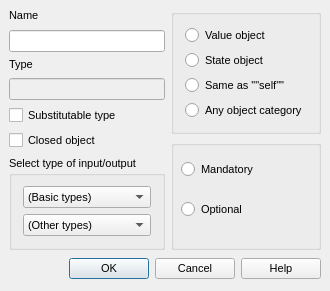
<ui version="4.0" >
 <author></author>
 <comment></comment>
 <exportmacro></exportmacro>
 <class>IDD_IOBox</class>
 <widget class="QDialog" name="IDD_IOBox" >
  <property name="geometry" >
   <rect>
    <x>0</x>
    <y>0</y>
    <width>314</width>
    <height>291</height>
   </rect>
  </property>
  <property name="sizePolicy" >
   <sizepolicy>
    <hsizetype>1</hsizetype>
    <vsizetype>1</vsizetype>
    <horstretch>0</horstretch>
    <verstretch>0</verstretch>
   </sizepolicy>
  </property>
  <property name="font" >
   <font>
    <family>MS Shell Dlg</family>
    <pointsize>8</pointsize>
    <weight>50</weight>
    <italic>false</italic>
    <bold>false</bold>
    <underline>false</underline>
    <strikeout>false</strikeout>
   </font>
  </property>
  <property name="windowTitle" >
   <string>Input/output</string>
  </property>
  <layout class="QVBoxLayout" >
   <property name="margin" >
    <number>9</number>
   </property>
   <property name="spacing" >
    <number>6</number>
   </property>
   <item>
    <layout class="QHBoxLayout" >
     <property name="margin" >
      <number>0</number>
     </property>
     <property name="spacing" >
      <number>6</number>
     </property>
     <item>
      <layout class="QVBoxLayout" >
       <property name="margin" >
        <number>0</number>
       </property>
       <property name="spacing" >
        <number>6</number>
       </property>
       <item>
        <layout class="QVBoxLayout" >
         <property name="margin" >
          <number>0</number>
         </property>
         <property name="spacing" >
          <number>6</number>
         </property>
         <item>
          <widget class="QLabel" name="Label_IDC_STATIC64" >
           <property name="focusPolicy" >
            <enum>Qt::NoFocus</enum>
           </property>
           <property name="text" >
            <string>Name</string>
           </property>
           <property name="alignment" >
            <set>Qt::AlignLeading|Qt::AlignLeft|Qt::AlignTop</set>
           </property>
          </widget>
         </item>
         <item>
          <widget class="QLineEdit" name="NewName" >
           <property name="focusPolicy" >
            <enum>Qt::StrongFocus</enum>
           </property>
           <property name="alignment" >
            <set>Qt::AlignLeading</set>
           </property>
          </widget>
         </item>
        </layout>
       </item>
       <item>
        <layout class="QVBoxLayout" >
         <property name="margin" >
          <number>0</number>
         </property>
         <property name="spacing" >
          <number>6</number>
         </property>
         <item>
          <widget class="QLabel" name="Label_IDC_STATIC65" >
           <property name="focusPolicy" >
            <enum>Qt::NoFocus</enum>
           </property>
           <property name="text" >
            <string>Type</string>
           </property>
           <property name="alignment" >
            <set>Qt::AlignLeading|Qt::AlignLeft|Qt::AlignTop</set>
           </property>
          </widget>
         </item>
         <item>
          <widget class="QLineEdit" name="NewTypeType" >
           <property name="enabled" >
            <bool>false</bool>
           </property>
           <property name="focusPolicy" >
            <enum>Qt::NoFocus</enum>
           </property>
           <property name="alignment" >
            <set>Qt::AlignLeading</set>
           </property>
          </widget>
         </item>
        </layout>
       </item>
       <item>
        <widget class="QCheckBox" name="Substitutable" >
         <property name="focusPolicy" >
          <enum>Qt::StrongFocus</enum>
         </property>
         <property name="text" >
          <string>Substitutable type</string>
         </property>
        </widget>
       </item>
       <item>
        <widget class="QCheckBox" name="Closed" >
         <property name="toolTip" >
          <string>Possibly still incomplete object</string>
         </property>
         <property name="whatsThis" >
          <string>Potentially incomplete, not yet fully initialized object; member access is still disabled therefore</string>
         </property>
         <property name="text" >
          <string>Closed object</string>
         </property>
        </widget>
       </item>
       <item>
        <widget class="QGroupBox" name="GroupBox_IDC_STATIC33" >
         <property name="focusPolicy" >
          <enum>Qt::NoFocus</enum>
         </property>
         <property name="title" >
          <string>Select type of input/output</string>
         </property>
         <layout class="QVBoxLayout" >
          <property name="margin" >
           <number>11</number>
          </property>
          <property name="spacing" >
           <number>6</number>
          </property>
          <item>
           <widget class="QComboBox" name="BasicTypes" >
            <item>
             <property name="text" >
              <string>(Basic types)</string>
             </property>
            </item>
           </widget>
          </item>
          <item>
           <widget class="QComboBox" name="NamedTypes" >
            <item>
             <property name="text" >
              <string>(Other types)</string>
             </property>
            </item>
           </widget>
          </item>
         </layout>
        </widget>
       </item>
      </layout>
     </item>
     <item>
      <layout class="QVBoxLayout" >
       <property name="margin" >
        <number>0</number>
       </property>
       <property name="spacing" >
        <number>6</number>
       </property>
       <item>
        <widget class="QGroupBox" name="BGroup_ObjCat" >
         <layout class="QVBoxLayout" >
          <property name="margin" >
           <number>11</number>
          </property>
          <property name="spacing" >
           <number>6</number>
          </property>
          <item>
           <widget class="QRadioButton" name="ValueObject" >
            <property name="focusPolicy" >
             <enum>Qt::StrongFocus</enum>
            </property>
            <property name="text" >
             <string>Value object</string>
            </property>
           </widget>
          </item>
          <item>
           <widget class="QRadioButton" name="StateObject" >
            <property name="focusPolicy" >
             <enum>Qt::StrongFocus</enum>
            </property>
            <property name="text" >
             <string>State object</string>
            </property>
           </widget>
          </item>
          <item>
           <widget class="QRadioButton" name="SameAsSelf" >
            <property name="focusPolicy" >
             <enum>Qt::StrongFocus</enum>
            </property>
            <property name="text" >
             <string>Same as ""self""</string>
            </property>
           </widget>
          </item>
          <item>
           <widget class="QRadioButton" name="AnyCategory" >
            <property name="text" >
             <string>Any object category</string>
            </property>
           </widget>
          </item>
         </layout>
        </widget>
       </item>
       <item>
        <widget class="QGroupBox" name="BGroup_Mode" >
         <widget class="QRadioButton" name="Optional" >
          <property name="geometry" >
           <rect>
            <x>10</x>
            <y>60</y>
            <width>116</width>
            <height>19</height>
           </rect>
          </property>
          <property name="focusPolicy" >
           <enum>Qt::StrongFocus</enum>
          </property>
          <property name="text" >
           <string>Optional</string>
          </property>
         </widget>
         <widget class="QRadioButton" name="Mandatory" >
          <property name="geometry" >
           <rect>
            <x>10</x>
            <y>20</y>
            <width>111</width>
            <height>19</height>
           </rect>
          </property>
          <property name="focusPolicy" >
           <enum>Qt::StrongFocus</enum>
          </property>
          <property name="text" >
           <string>Mandatory</string>
          </property>
         </widget>
        </widget>
       </item>
      </layout>
     </item>
    </layout>
   </item>
   <item>
    <layout class="QHBoxLayout" >
     <property name="margin" >
      <number>0</number>
     </property>
     <property name="spacing" >
      <number>6</number>
     </property>
     <item>
      <spacer>
       <property name="orientation" >
        <enum>Qt::Horizontal</enum>
       </property>
       <property name="sizeType" >
        <enum>QSizePolicy::Expanding</enum>
       </property>
       <property name="sizeHint" >
        <size>
         <width>41</width>
         <height>26</height>
        </size>
       </property>
      </spacer>
     </item>
     <item>
      <widget class="QPushButton" name="ID_OK" >
       <property name="sizePolicy" >
        <sizepolicy>
         <hsizetype>0</hsizetype>
         <vsizetype>0</vsizetype>
         <horstretch>0</horstretch>
         <verstretch>0</verstretch>
        </sizepolicy>
       </property>
       <property name="minimumSize" >
        <size>
         <width>1</width>
         <height>0</height>
        </size>
       </property>
       <property name="focusPolicy" >
        <enum>Qt::NoFocus</enum>
       </property>
       <property name="text" >
        <string>OK</string>
       </property>
       <property name="default" >
        <bool>true</bool>
       </property>
      </widget>
     </item>
     <item>
      <widget class="QPushButton" name="ID_CANCEL" >
       <property name="sizePolicy" >
        <sizepolicy>
         <hsizetype>0</hsizetype>
         <vsizetype>0</vsizetype>
         <horstretch>0</horstretch>
         <verstretch>0</verstretch>
        </sizepolicy>
       </property>
       <property name="minimumSize" >
        <size>
         <width>1</width>
         <height>0</height>
        </size>
       </property>
       <property name="focusPolicy" >
        <enum>Qt::NoFocus</enum>
       </property>
       <property name="text" >
        <string>Cancel</string>
       </property>
      </widget>
     </item>
     <item>
      <widget class="QPushButton" name="ID_HELP" >
       <property name="sizePolicy" >
        <sizepolicy>
         <hsizetype>0</hsizetype>
         <vsizetype>0</vsizetype>
         <horstretch>0</horstretch>
         <verstretch>0</verstretch>
        </sizepolicy>
       </property>
       <property name="minimumSize" >
        <size>
         <width>1</width>
         <height>0</height>
        </size>
       </property>
       <property name="focusPolicy" >
        <enum>Qt::NoFocus</enum>
       </property>
       <property name="text" >
        <string>Help</string>
       </property>
      </widget>
     </item>
    </layout>
   </item>
  </layout>
 </widget>
 <layoutdefault spacing="6" margin="11" />
 <pixmapfunction></pixmapfunction>
 <tabstops>
  <tabstop>NewName</tabstop>
  <tabstop>Substitutable</tabstop>
  <tabstop>BasicTypes</tabstop>
  <tabstop>NamedTypes</tabstop>
  <tabstop>ValueObject</tabstop>
  <tabstop>StateObject</tabstop>
  <tabstop>SameAsSelf</tabstop>
  <tabstop>AnyCategory</tabstop>
  <tabstop>Mandatory</tabstop>
  <tabstop>Optional</tabstop>
 </tabstops>
 <resources/>
 <connections/>
</ui>
